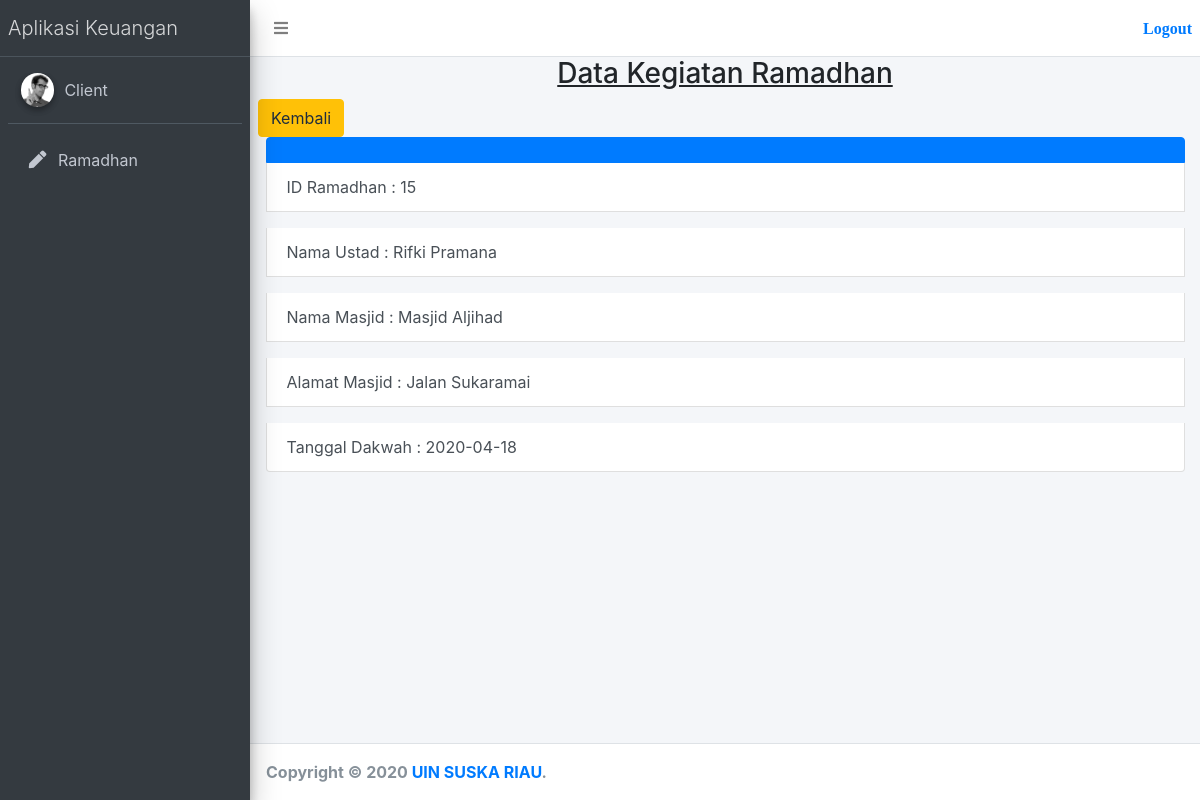
The app's page /_____viewRamUS.php?id=15 with its own data.
### tables this page shows
CREATE TABLE `tb_ramadhan` (
  `id` bigint(50) NOT NULL,
  `nama_ustad` varchar(50) NOT NULL,
  `nama_masjid` varchar(50) NOT NULL,
  `alamat_masjid` varchar(50) NOT NULL,
  `tanggal_dakwah` date NOT NULL
);

### _____viewRamUS.php (the view)
<?php include_once('_____headerUs.php');?>
<?php
$id = $_GET['id'];
$stmt = $con->query("SELECT * FROM tb_ramadhan WHERE id = $id");
if($stmt->rowCount() > 0){
   while($row = $stmt->fetch(PDO::FETCH_OBJ)){
      $id = $row->id;
      $nama_ustad = $row->nama_ustad;
      $nama_masjid = $row->nama_masjid;
      $alamat_masjid = $row->alamat_masjid;
      $tanggal_dakwah= $row->tanggal_dakwah;
   }
}
?>
<div class="container">
<h3><center><u>Data Kegiatan Ramadhan</u></center></h3>
   <div class="row">
      <a href="_____pengguna.php" class="btn btn-warning">Kembali</a>  <hr>
      <div class="col-lg-12">
         <div class="list-group">
            <a href="#" class="list-group-item list-group-item-action active"> </a>
            <p class="list-group-item list-group-item-action">ID Ramadhan :  <?php echo $id; ?></p>
            <p class="list-group-item list-group-item-action">Nama Ustad :  <?php echo $nama_ustad; ?></p>
            <p class="list-group-item list-group-item-action"> Nama Masjid :  <?php echo $nama_masjid; ?></p>
            <p class="list-group-item list-group-item-action">Alamat Masjid :  <?php echo $alamat_masjid; ?></p>
            <p class="list-group-item list-group-item-action">Tanggal Dakwah :  <?php echo $tanggal_dakwah; ?></p>
         </div>
      </div>
   </div>
</div>
<?php
include_once('_____footerUs.php');
 ?>

### records on screen
tb_ramadhan: id "15", nama_ustad "Rifki Pramana", nama_masjid "Masjid Aljihad", alamat_masjid "Jalan Sukaramai", tanggal_dakwah "2020-04-18"
